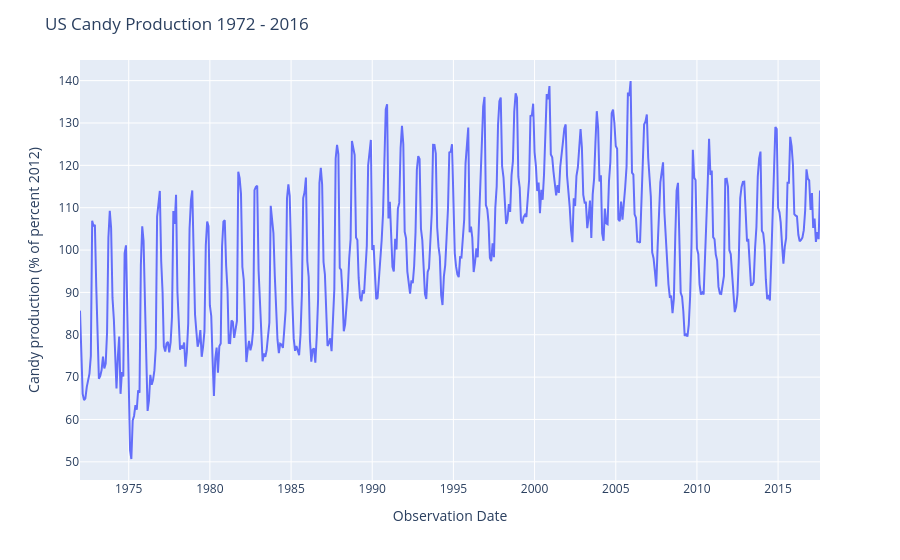

Write notebook code for a chart like this one.
### Markdown cell above
## Monthly US Candy Production 1972 - 2016

### Code cell
candy_df = pd.read_csv('assets/candy_production.csv')

candy_df.head()
              
fig = px.line(candy_df,
              x='observation_date',
              y='IPG3113N',
              labels={'observation_date': 'Observation Date', 
                      'IPG3113N': 'Candy production (% of percent 2012)'})

fig.update_layout(title='US Candy Production 1972 - 2016')

fig.show()

### Figure 1 — Plotly figure (JSON) as saved in the notebook; plotly's stock layout.template omitted (floating-point values rounded to 4 significant figures; data arrays with more than 128 entries replaced by an {"elided": "..."} marker saying what was removed)
{"data": [{"hovertemplate": "Observation Date=%{x}<br>Candy production (% of percent 2012)=%{y}<extra></extra>", "legendgroup": "", "line": {"color": "#636efa", "dash": "solid"}, "marker": {"symbol": "circle"}, "mode": "lines", "name": "", "orientation": "v", "showlegend": false, "type": "scatter", "x": {"elided": "548 str values"}, "xaxis": "x", "y": {"elided": "548 float values"}, "yaxis": "y"}], "layout": {"autosize": true, "legend": {"tracegroupgap": 0}, "margin": {"t": 60}, "title": {"text": "US Candy Production 1972 - 2016"}, "xaxis": {"anchor": "y", "autorange": true, "domain": [0, 1], "range": ["1972-01-01", "2017-08-01"], "title": {"text": "Observation Date"}, "type": "date"}, "yaxis": {"anchor": "x", "autorange": true, "domain": [0, 1], "range": [45.71, 144.9], "title": {"text": "Candy production (% of percent 2012)"}, "type": "linear"}}}
